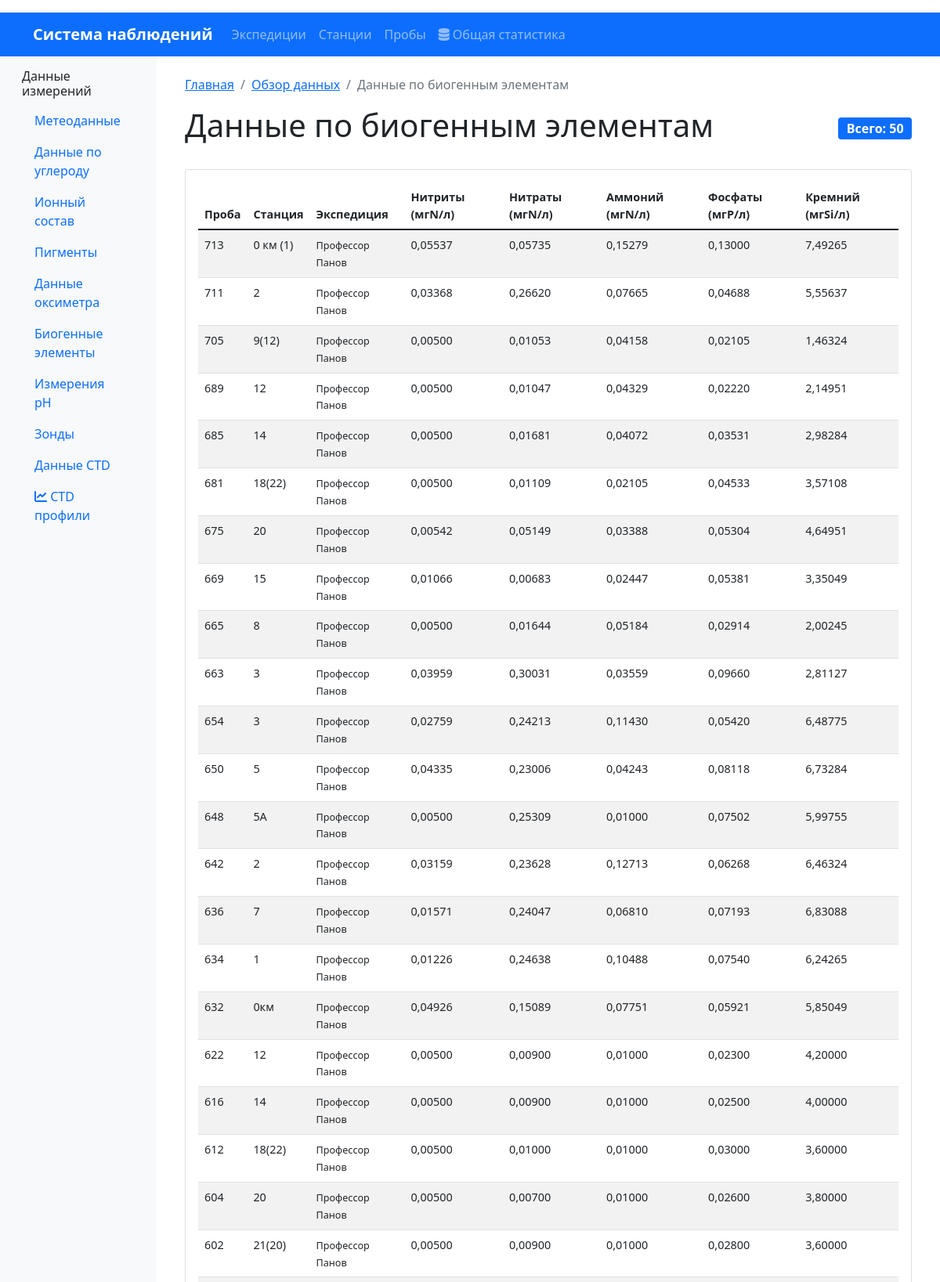
Screenshot of /data/nutrients/ (upper part) with the database file from the repository.
### oceanography/models.py (models this page shows, shortened)
class NutrientsData(models.Model):
    nutrients_data_id = models.AutoField(primary_key=True)
    sample = models.ForeignKey(Sample, on_delete=models.CASCADE, verbose_name="Проба", related_name='nutrients_data')
    no2_mg_n_l = models.DecimalField(max_digits=8, decimal_places=5, null=True, blank=True, verbose_name="Нитриты (мгN/л)")
    no3_mg_n_l = models.DecimalField(max_digits=8, decimal_places=5, null=True, blank=True, verbose_name="Нитраты (мгN/л)")
    nh4_mg_n_l = models.DecimalField(max_digits=8, decimal_places=5, null=True, blank=True, verbose_name="Аммоний (мгN/л)")
    po4_mg_p_l = models.DecimalField(max_digits=8, decimal_places=5, null=True, blank=True, verbose_name="Фосфаты (мгP/л)")
    si_mg_si_l = models.DecimalField(max_digits=8, decimal_places=5, null=True, blank=True, verbose_name="Кремний (мгSi/л)")
    dtotn_mg_n_l = models.DecimalField(max_digits=8, decimal_places=5, null=True, blank=True, verbose_name="Растворенный азот (мгN/л)")
    totn_mg_n_l = models.DecimalField(max_digits=8, decimal_places=5, null=True, blank=True, verbose_name="Валовой азот (мгN/л)")
    dtotp_mg_p_l = models.DecimalField(max_digits=8, decimal_places=5, null=True, blank=True, verbose_name="Растворенный фосфор (мгP/л)")
    totp_mg_p_l = models.DecimalField(max_digits=8, decimal_places=5, null=True, blank=True, verbose_name="Валовой фосфор (мгP/л)")
    class Meta:
        db_table = 'nutrients_data'
        verbose_name = "Данные по биогенам"
        verbose_name_plural = "Данные по биогенам"

class Sample(models.Model):
    sample_id = models.AutoField(primary_key=True)
    station = models.ForeignKey(Station, on_delete=models.CASCADE, verbose_name="Станция", related_name='samples')
    datetime = models.DateTimeField(verbose_name="Дата и время отбора пробы")
    sampling_depth = models.CharField(max_length=50, verbose_name="Горизонт отбора")
    comment = models.TextField(blank=True, verbose_name="Комментарии")
    class Meta:
        db_table = 'samples'
        verbose_name = "Проба"
        verbose_name_plural = "Пробы"
        indexes = [
            models.Index(fields=['station', 'datetime']),
            models.Index(fields=['datetime']),
            models.Index(fields=['sampling_depth']),
        ]
        ordering = ['station__expedition', 'station', 'datetime']

class Station(models.Model):
    station_id = models.AutoField(primary_key=True)
    expedition = models.ForeignKey(Expedition, on_delete=models.CASCADE, verbose_name="Экспедиция", related_name='stations')
    station_name = models.CharField(max_length=200, verbose_name="Название станции")
    datetime = models.DateTimeField(verbose_name="Дата и время станции")  # НОВОЕ ПОЛЕ
    latitude = models.DecimalField(max_digits=9, decimal_places=6, verbose_name="Широта")
    longitude = models.DecimalField(max_digits=9, decimal_places=6, verbose_name="Долгота")
    bottom_depth = models.DecimalField(max_digits=7, decimal_places=2, null=True, blank=True, verbose_name="Глубина дна (м)")
    secchi_depth = models.DecimalField(max_digits=5, decimal_places=2, null=True, blank=True, verbose_name="Прозрачность по диску Секки (м)")
    class Meta:
        db_table = 'stations'
        verbose_name = "Станция"
        verbose_name_plural = "Станции"
        indexes = [
            models.Index(fields=['expedition', 'datetime']),
            models.Index(fields=['latitude', 'longitude']),
            models.Index(fields=['datetime']),
        ]
        unique_together = ['expedition', 'datetime']
        ordering = ['expedition', 'datetime']

class Expedition(models.Model):
    expedition_id = models.AutoField(primary_key=True)
    start_date = models.DateField(verbose_name="Дата начала экспедиции")
    end_date = models.DateField(verbose_name="Дата окончания экспедиции")
    platform = models.CharField(max_length=200, verbose_name="Название судна/платформы")
    area = models.CharField(max_length=300, verbose_name="Район работ")
    class Meta:
        db_table = 'expeditions'
        verbose_name = "Экспедиция"
        verbose_name_plural = "Экспедиции"
        indexes = [
            models.Index(fields=['start_date']),
            models.Index(fields=['platform']),
            models.Index(fields=['area']),
        ]
        ordering = ['-start_date']

### oceanography/views.py (the view)
# urls.py: path('data/nutrients/', NutrientsDataView.as_view(), name='data_nutrients'),
class NutrientsDataView(ViewAccessLoggingMixin, ListView):
    model = NutrientsData
    template_name = 'oceanography/data_nutrients.html'
    context_object_name = 'nutrients_data'
    paginate_by = 50
    def get_queryset(self):
        return NutrientsData.objects.select_related(
            'sample', 'sample__station', 'sample__station__expedition'
        ).order_by('-sample__datetime')
    def get_context_data(self, **kwargs):
        context = super().get_context_data(**kwargs)
        context['breadcrumbs'] = [
            {'url': reverse('oceanography:home'), 'name': 'Главная'},
            {'url': reverse('oceanography:data_overview'), 'name': 'Обзор данных'},
            {'url': '', 'name': 'Данные по биогенным элементам'}
        ]
        return context

### oceanography/logger.py (called while the page is built)
    def _get_user_info(self, request):
        if hasattr(request, 'user') and not isinstance(request.user, AnonymousUser):
            return f"{request.user.username} (ID: {request.user.id})"
        else:
            return "Anonymous User"

    def _get_client_info(self, request):
        ip = request.META.get('REMOTE_ADDR', 'Unknown IP')
        user_agent = request.META.get('HTTP_USER_AGENT', 'Unknown Agent')
        return f"IP: {ip}, Agent: {user_agent[:100]}..."

    def log_action(self, request, action, target=None, details=None, status='success'):
        user_info = self._get_user_info(request)
        client_info = self._get_client_info(request)
        log_message = f"USER: {user_info} | ACTION: {action}"
        if target:
            log_message += f" | TARGET: {target}"
        if details:
            log_message += f" | DETAILS: {details}"
        log_message += f" | STATUS: {status} | {client_info}"
        if status == 'error':
            self.logger.error(log_message)
        else:
            self.logger.info(log_message)

### oceanography/mixins.py (called while the page is built)
    def dispatch(self, request, *args, **kwargs):
        try:
            response = super().dispatch(request, *args, **kwargs)
        except Exception:
            self._log_view_access(request, kwargs, status='error')
            raise
        else:
            self._log_view_access(request, kwargs)
            return response

    def _log_view_access(self, request, view_kwargs, status='success'):
        action = self.access_action or self._derive_action_name()
        target = f"Path: {request.get_full_path()}"
        details = self._build_details(request, view_kwargs)
        user_action_logger.log_action(
            request,
            action,
            target=target,
            details=details,
            status=status
        )

    def _derive_action_name(self):
        if hasattr(self, 'model') and self.model:
            return f"VIEW {self.model.__name__}"
        return f"VIEW {self.__class__.__name__}"

    def _build_details(self, request, view_kwargs):
        details_parts = []
        if view_kwargs:
            details_parts.append(f"kwargs={self._stringify_mapping(view_kwargs)}")
        if request.GET:
            details_parts.append(
                f"query={self._stringify_querydict(request.GET)}"
            )
        return " | ".join(details_parts) if details_parts else None

### oceanography/templates/oceanography/data_nutrients.html (shortened to what this page needs)
{% extends 'base.html' %}
{% load humanize %}
{% block content %}
    {% include 'include/_breadcrumbs.html' %}
    <div class="d-flex justify-content-between align-items-center mb-4">
        <h1>Данные по биогенным элементам</h1>
        <span class="badge bg-primary fs-6">Всего: {{ nutrients_data.count|intcomma }}</span>
    </div>
    <div class="card">
        <div class="card-body">
            <div class="table-responsive">
                <table class="table table-striped table-hover data-table">
                    <thead>
                        <tr>
                            <th>Проба</th>
                            <th>Станция</th>
                            <th>Экспедиция</th>
                            <th>Нитриты (мгN/л)</th>
                            <th>Нитраты (мгN/л)</th>
                            <th>Аммоний (мгN/л)</th>
                            <th>Фосфаты (мгP/л)</th>
                            <th>Кремний (мгSi/л)</th>
                        </tr>
                    </thead>
                    <tbody>
                        {% for nutrient in nutrients_data %}
                        <tr>
                            <td>{{ nutrient.sample.sample_id }}</td>
                            <td>{{ nutrient.sample.station.station_name }}</td>
                            <td>
                                <small>{{ nutrient.sample.station.expedition.platform }}</small>
                            </td>
                            <td>
                                {% if nutrient.no2_mg_n_l %}
                                    {{ nutrient.no2_mg_n_l|floatformat:5 }}
                                {% else %}
                                    <span class="text-muted">—</span>
                                {% endif %}
                            </td>
                            <td>
                                {% if nutrient.no3_mg_n_l %}
                                    {{ nutrient.no3_mg_n_l|floatformat:5 }}
                                {% else %}
                                    <span class="text-muted">—</span>
                                {% endif %}
                            </td>
                            <td>
                                {% if nutrient.nh4_mg_n_l %}
                                    {{ nutrient.nh4_mg_n_l|floatformat:5 }}
                                {% else %}
                                    <span class="text-muted">—</span>
                                {% endif %}
                            </td>
                            <td>
                                {% if nutrient.po4_mg_p_l %}
                                    {{ nutrient.po4_mg_p_l|floatformat:5 }}
                                {% else %}
                                    <span class="text-muted">—</span>
                                {% endif %}
                            </td>
                            <td>
                                {% if nutrient.si_mg_si_l %}
                                    {{ nutrient.si_mg_si_l|floatformat:5 }}
                                {% else %}
                                    <span class="text-muted">—</span>
                                {% endif %}
                            </td>
                        </tr>
                        {% empty %}
                        <tr>
                            <td colspan="8" class="text-center text-muted py-4">
                                Данные по биогенным элементам не найдены
                            </td>
                        </tr>
                        {% endfor %}
                    </tbody>
                </table>
            </div>
        </div>
    </div>
{% endblock %}

### oceanography/templates/base.html (style rules this page uses)
.data-table { font-size: 0.9rem; }
.card { transition: transform 0.2s; }

### rows the page displays
NutrientsData: sample.sample_id "713", sample.station.station_name "0 км (1)", sample.station.expedition.platform "Профессор Панов", no2_mg_n_l "0,05537", no3_mg_n_l "0,05735", nh4_mg_n_l "0,15279", po4_mg_p_l "0,13000", si_mg_si_l "7,49265"
NutrientsData: sample.sample_id "711", sample.station.station_name "2", sample.station.expedition.platform "Профессор Панов", no2_mg_n_l "0,03368", no3_mg_n_l "0,26620", nh4_mg_n_l "0,07665", po4_mg_p_l "0,04688", si_mg_si_l "5,55637"
NutrientsData: sample.sample_id "705", sample.station.station_name "9(12)", sample.station.expedition.platform "Профессор Панов", no2_mg_n_l "0,00500", no3_mg_n_l "0,01053", nh4_mg_n_l "0,04158", po4_mg_p_l "0,02105", si_mg_si_l "1,46324"
NutrientsData: sample.sample_id "689", sample.station.station_name "12", sample.station.expedition.platform "Профессор Панов", no2_mg_n_l "0,00500", no3_mg_n_l "0,01047", nh4_mg_n_l "0,04329", po4_mg_p_l "0,02220", si_mg_si_l "2,14951"
NutrientsData: sample.sample_id "685", sample.station.station_name "14", sample.station.expedition.platform "Профессор Панов", no2_mg_n_l "0,00500", no3_mg_n_l "0,01681", nh4_mg_n_l "0,04072", po4_mg_p_l "0,03531", si_mg_si_l "2,98284"
NutrientsData: sample.sample_id "681", sample.station.station_name "18(22)", sample.station.expedition.platform "Профессор Панов", no2_mg_n_l "0,00500", no3_mg_n_l "0,01109", nh4_mg_n_l "0,02105", po4_mg_p_l "0,04533", si_mg_si_l "3,57108"
NutrientsData: sample.sample_id "675", sample.station.station_name "20", sample.station.expedition.platform "Профессор Панов", no2_mg_n_l "0,00542", no3_mg_n_l "0,05149", nh4_mg_n_l "0,03388", po4_mg_p_l "0,05304", si_mg_si_l "4,64951"
NutrientsData: sample.sample_id "669", sample.station.station_name "15", sample.station.expedition.platform "Профессор Панов", no2_mg_n_l "0,01066", no3_mg_n_l "0,00683", nh4_mg_n_l "0,02447", po4_mg_p_l "0,05381", si_mg_si_l "3,35049"
NutrientsData: sample.sample_id "665", sample.station.station_name "8", sample.station.expedition.platform "Профессор Панов", no2_mg_n_l "0,00500", no3_mg_n_l "0,01644", nh4_mg_n_l "0,05184", po4_mg_p_l "0,02914", si_mg_si_l "2,00245"
NutrientsData: sample.sample_id "663", sample.station.station_name "3", sample.station.expedition.platform "Профессор Панов", no2_mg_n_l "0,03959", no3_mg_n_l "0,30031", nh4_mg_n_l "0,03559", po4_mg_p_l "0,09660", si_mg_si_l "2,81127"
NutrientsData: sample.sample_id "654", sample.station.station_name "3", sample.station.expedition.platform "Профессор Панов", no2_mg_n_l "0,02759", no3_mg_n_l "0,24213", nh4_mg_n_l "0,11430", po4_mg_p_l "0,05420", si_mg_si_l "6,48775"
NutrientsData: sample.sample_id "650", sample.station.station_name "5", sample.station.expedition.platform "Профессор Панов", no2_mg_n_l "0,04335", no3_mg_n_l "0,23006", nh4_mg_n_l "0,04243", po4_mg_p_l "0,08118", si_mg_si_l "6,73284"
NutrientsData: sample.sample_id "648", sample.station.station_name "5А", sample.station.expedition.platform "Профессор Панов", no2_mg_n_l "0,00500", no3_mg_n_l "0,25309", nh4_mg_n_l "0,01000", po4_mg_p_l "0,07502", si_mg_si_l "5,99755"
NutrientsData: sample.sample_id "642", sample.station.station_name "2", sample.station.expedition.platform "Профессор Панов", no2_mg_n_l "0,03159", no3_mg_n_l "0,23628", nh4_mg_n_l "0,12713", po4_mg_p_l "0,06268", si_mg_si_l "6,46324"
NutrientsData: sample.sample_id "636", sample.station.station_name "7", sample.station.expedition.platform "Профессор Панов", no2_mg_n_l "0,01571", no3_mg_n_l "0,24047", nh4_mg_n_l "0,06810", po4_mg_p_l "0,07193", si_mg_si_l "6,83088"
NutrientsData: sample.sample_id "634", sample.station.station_name "1", sample.station.expedition.platform "Профессор Панов", no2_mg_n_l "0,01226", no3_mg_n_l "0,24638", nh4_mg_n_l "0,10488", po4_mg_p_l "0,07540", si_mg_si_l "6,24265"
NutrientsData: sample.sample_id "632", sample.station.station_name "0км", sample.station.expedition.platform "Профессор Панов", no2_mg_n_l "0,04926", no3_mg_n_l "0,15089", nh4_mg_n_l "0,07751", po4_mg_p_l "0,05921", si_mg_si_l "5,85049"
NutrientsData: sample.sample_id "622", sample.station.station_name "12", sample.station.expedition.platform "Профессор Панов", no2_mg_n_l "0,00500", no3_mg_n_l "0,00900", nh4_mg_n_l "0,01000", po4_mg_p_l "0,02300", si_mg_si_l "4,20000"
NutrientsData: sample.sample_id "616", sample.station.station_name "14", sample.station.expedition.platform "Профессор Панов", no2_mg_n_l "0,00500", no3_mg_n_l "0,00900", nh4_mg_n_l "0,01000", po4_mg_p_l "0,02500", si_mg_si_l "4,00000"
NutrientsData: sample.sample_id "612", sample.station.station_name "18(22)", sample.station.expedition.platform "Профессор Панов", no2_mg_n_l "0,00500", no3_mg_n_l "0,01000", nh4_mg_n_l "0,01000", po4_mg_p_l "0,03000", si_mg_si_l "3,60000"
NutrientsData: sample.sample_id "604", sample.station.station_name "20", sample.station.expedition.platform "Профессор Панов", no2_mg_n_l "0,00500", no3_mg_n_l "0,00700", nh4_mg_n_l "0,01000", po4_mg_p_l "0,02600", si_mg_si_l "3,80000"
NutrientsData: sample.sample_id "602", sample.station.station_name "21(20)", sample.station.expedition.platform "Профессор Панов", no2_mg_n_l "0,00500", no3_mg_n_l "0,00900", nh4_mg_n_l "0,01000", po4_mg_p_l "0,02800", si_mg_si_l "3,60000"

### other values shown
{{ crumb.name }} "Главная" "Обзор данных"
{{ crumb.name }} "Данные по биогенным элементам"
{{ nutrients_data.count|intcomma }} "50"
